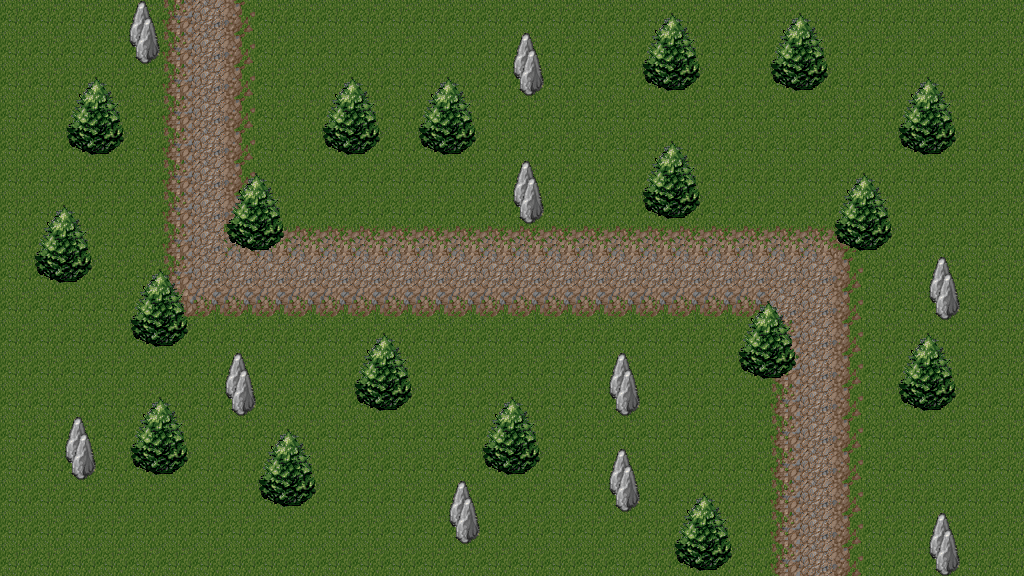

Below is a game level as drawn by its tile map, then a one-line description and the .tmx file that defines it, in full:
An orthogonal 32x18 tile map with 32x32 px tiles, 2 tile layers (Tile Layer 1, Tile Layer 2).

<map version="1.0" orientation="orthogonal" renderorder="right-down" width="32" height="18" tilewidth="32" tileheight="32" nextobjectid="1">
 <tileset firstgid="1" name="tileset" tilewidth="32" tileheight="32" tilecount="256" columns="16">
  <image source="image.png" width="512" height="512" />
 </tileset>
 <layer name="Tile Layer 1" width="32" height="18">
  <data encoding="csv">
79,79,79,79,79,172,173,174,79,79,79,79,79,79,79,79,79,79,79,79,79,79,79,79,79,79,79,79,79,79,79,79,
79,79,79,79,79,172,173,174,79,79,79,79,79,79,79,79,79,79,79,79,79,79,79,79,79,79,79,79,79,79,79,79,
79,79,79,79,79,172,173,174,79,79,79,79,79,79,79,79,79,79,79,79,79,79,79,79,79,79,79,79,79,79,79,79,
79,79,79,79,79,172,173,174,79,79,79,79,79,79,79,79,79,79,79,79,79,79,79,79,79,79,79,79,79,79,79,79,
79,79,79,79,79,172,173,174,79,79,79,79,79,79,79,79,79,79,79,79,79,79,79,79,79,79,79,79,79,79,79,79,
79,79,79,79,79,172,173,174,79,79,79,79,79,79,79,79,79,79,79,79,79,79,79,79,79,79,79,79,79,79,79,79,
79,79,79,79,79,172,173,174,79,79,79,79,79,79,79,79,79,79,79,79,79,79,79,79,79,79,79,79,79,79,79,79,
79,79,79,79,79,172,173,157,157,157,157,157,157,157,157,157,157,157,157,157,157,157,157,157,157,157,158,79,79,79,79,79,
79,79,79,79,79,172,173,173,173,173,173,173,173,173,173,173,173,173,173,173,173,173,173,173,173,173,174,79,79,79,79,79,
79,79,79,79,79,188,189,189,189,189,189,189,189,189,189,189,189,189,189,189,189,189,189,189,173,173,174,79,79,79,79,79,
79,79,79,79,79,79,79,79,79,79,79,79,79,79,79,79,79,79,79,79,79,79,79,79,172,173,174,79,79,79,79,79,
79,79,79,79,79,79,79,79,79,79,79,79,79,79,79,79,79,79,79,79,79,79,79,79,172,173,174,79,79,79,79,79,
79,79,79,79,79,79,79,79,79,79,79,79,79,79,79,79,79,79,79,79,79,79,79,79,172,173,174,79,79,79,79,79,
79,79,79,79,79,79,79,79,79,79,79,79,79,79,79,79,79,79,79,79,79,79,79,79,172,173,174,79,79,79,79,79,
79,79,79,79,79,79,79,79,79,79,79,79,79,79,79,79,79,79,79,79,79,79,79,79,172,173,174,79,79,79,79,79,
79,79,79,79,79,79,79,79,79,79,79,79,79,79,79,79,79,79,79,79,79,79,79,79,172,173,174,79,79,79,79,79,
79,79,79,79,79,79,79,79,79,79,79,79,79,79,79,79,79,79,79,79,79,79,79,79,172,173,174,79,79,79,79,79,
79,79,79,79,79,79,79,79,79,79,79,79,79,79,79,79,79,79,79,79,79,79,79,79,172,173,174,79,79,79,79,79
</data>
 </layer>
 <layer name="Tile Layer 2" width="32" height="18">
  <data encoding="csv">
0,0,0,0,204,0,0,0,0,0,0,0,0,0,0,0,0,0,0,0,216,217,0,0,216,217,0,0,0,0,0,0,
0,0,0,0,220,0,0,0,0,0,0,0,0,0,0,0,204,0,0,0,232,233,0,0,232,233,0,0,0,0,0,0,
0,0,216,217,0,0,0,0,0,0,216,217,0,216,217,0,220,0,0,0,248,249,0,0,248,249,0,0,216,217,0,0,
0,0,232,233,0,0,0,0,0,0,232,233,0,232,233,0,0,0,0,0,0,0,0,0,0,0,0,0,232,233,0,0,
0,0,248,249,0,0,0,0,0,0,248,249,0,248,249,0,0,0,0,0,216,217,0,0,0,0,0,0,248,249,0,0,
0,0,0,0,0,0,0,216,217,0,0,0,0,0,0,0,204,0,0,0,232,233,0,0,0,0,216,217,0,0,0,0,
0,216,217,0,0,0,0,232,233,0,0,0,0,0,0,0,220,0,0,0,248,249,0,0,0,0,232,233,0,0,0,0,
0,232,233,0,0,0,0,248,249,0,0,0,0,0,0,0,0,0,0,0,0,0,0,0,0,0,248,249,0,0,0,0,
0,248,249,0,216,217,0,0,0,0,0,0,0,0,0,0,0,0,0,0,0,0,0,0,0,0,0,0,0,204,0,0,
0,0,0,0,232,233,0,0,0,0,0,0,0,0,0,0,0,0,0,0,0,0,0,216,217,0,0,0,0,220,0,0,
0,0,0,0,248,249,0,0,0,0,0,216,217,0,0,0,0,0,0,0,0,0,0,232,233,0,0,0,216,217,0,0,
0,0,0,0,0,0,0,204,0,0,0,232,233,0,0,0,0,0,0,204,0,0,0,248,249,0,0,0,232,233,0,0,
0,0,0,0,216,217,0,220,0,0,0,248,249,0,0,216,217,0,0,220,0,0,0,0,0,0,0,0,248,249,0,0,
0,0,204,0,232,233,0,0,216,217,0,0,0,0,0,232,233,0,0,0,0,0,0,0,0,0,0,0,0,0,0,0,
0,0,220,0,248,249,0,0,232,233,0,0,0,0,0,248,249,0,0,204,0,0,0,0,0,0,0,0,0,0,0,0,
0,0,0,0,0,0,0,0,248,249,0,0,0,0,204,0,0,0,0,220,0,216,217,0,0,0,0,0,0,0,0,0,
0,0,0,0,0,0,0,0,0,0,0,0,0,0,220,0,0,0,0,0,0,232,233,0,0,0,0,0,0,204,0,0,
0,0,0,0,0,0,0,0,0,0,0,0,0,0,0,0,0,0,0,0,0,248,249,0,0,0,0,0,0,220,0,0
</data>
 </layer>
</map>
